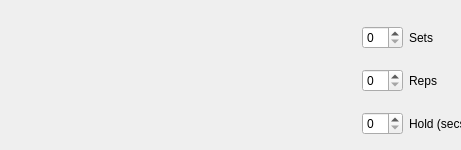
<?xml version="1.0" encoding="UTF-8"?>
<ui version="4.0">
 <class>ExerciseCard</class>
 <widget class="QWidget" name="ExerciseCard">
  <property name="geometry">
   <rect>
    <x>0</x>
    <y>0</y>
    <width>461</width>
    <height>150</height>
   </rect>
  </property>
  <property name="windowTitle">
   <string>Form</string>
  </property>
  <widget class="QWidget" name="horizontalLayoutWidget">
   <property name="geometry">
    <rect>
     <x>0</x>
     <y>0</y>
     <width>461</width>
     <height>161</height>
    </rect>
   </property>
   <layout class="QHBoxLayout" name="horizontalLayout">
    <property name="sizeConstraint">
     <enum>QLayout::SetDefaultConstraint</enum>
    </property>
    <item>
     <widget class="QLabel" name="image">
      <property name="minimumSize">
       <size>
        <width>150</width>
        <height>150</height>
       </size>
      </property>
      <property name="maximumSize">
       <size>
        <width>150</width>
        <height>150</height>
       </size>
      </property>
      <property name="text">
       <string/>
      </property>
     </widget>
    </item>
    <item>
     <widget class="QLabel" name="text">
      <property name="minimumSize">
       <size>
        <width>200</width>
        <height>150</height>
       </size>
      </property>
      <property name="maximumSize">
       <size>
        <width>200</width>
        <height>150</height>
       </size>
      </property>
      <property name="text">
       <string/>
      </property>
      <property name="alignment">
       <set>Qt::AlignLeading|Qt::AlignLeft|Qt::AlignTop</set>
      </property>
      <property name="wordWrap">
       <bool>true</bool>
      </property>
     </widget>
    </item>
    <item>
     <widget class="QWidget" name="widget" native="true">
      <property name="minimumSize">
       <size>
        <width>75</width>
        <height>150</height>
       </size>
      </property>
      <property name="maximumSize">
       <size>
        <width>100</width>
        <height>150</height>
       </size>
      </property>
      <widget class="QWidget" name="formLayoutWidget">
       <property name="geometry">
        <rect>
         <x>0</x>
         <y>20</y>
         <width>101</width>
         <height>111</height>
        </rect>
       </property>
       <layout class="QFormLayout" name="set_layout">
        <property name="fieldGrowthPolicy">
         <enum>QFormLayout::AllNonFixedFieldsGrow</enum>
        </property>
        <property name="formAlignment">
         <set>Qt::AlignLeading|Qt::AlignLeft|Qt::AlignVCenter</set>
        </property>
        <property name="verticalSpacing">
         <number>20</number>
        </property>
        <item row="0" column="0">
         <widget class="QSpinBox" name="sets_box"/>
        </item>
        <item row="0" column="1">
         <widget class="QLabel" name="sets_label">
          <property name="text">
           <string>Sets</string>
          </property>
         </widget>
        </item>
        <item row="1" column="0">
         <widget class="QSpinBox" name="reps_box"/>
        </item>
        <item row="1" column="1">
         <widget class="QLabel" name="reps_label">
          <property name="text">
           <string>Reps</string>
          </property>
         </widget>
        </item>
        <item row="2" column="0">
         <widget class="QSpinBox" name="hold_box"/>
        </item>
        <item row="2" column="1">
         <widget class="QLabel" name="hold_label">
          <property name="text">
           <string>Hold (secs)</string>
          </property>
         </widget>
        </item>
       </layout>
      </widget>
     </widget>
    </item>
   </layout>
  </widget>
 </widget>
 <resources/>
 <connections/>
</ui>
